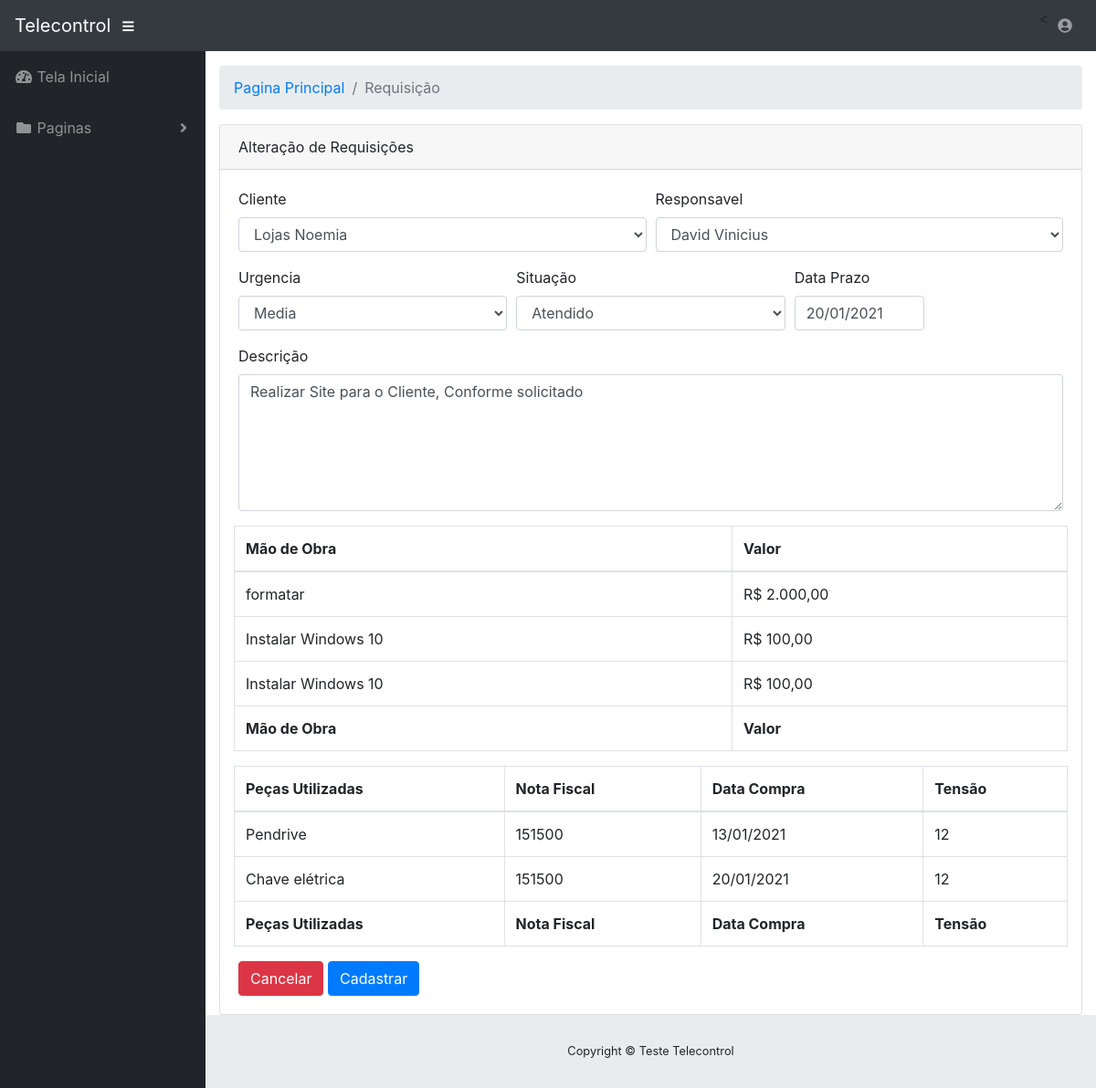
Before: /view/alteraRequisicao.php?id=1 (signed in) with the older database file.
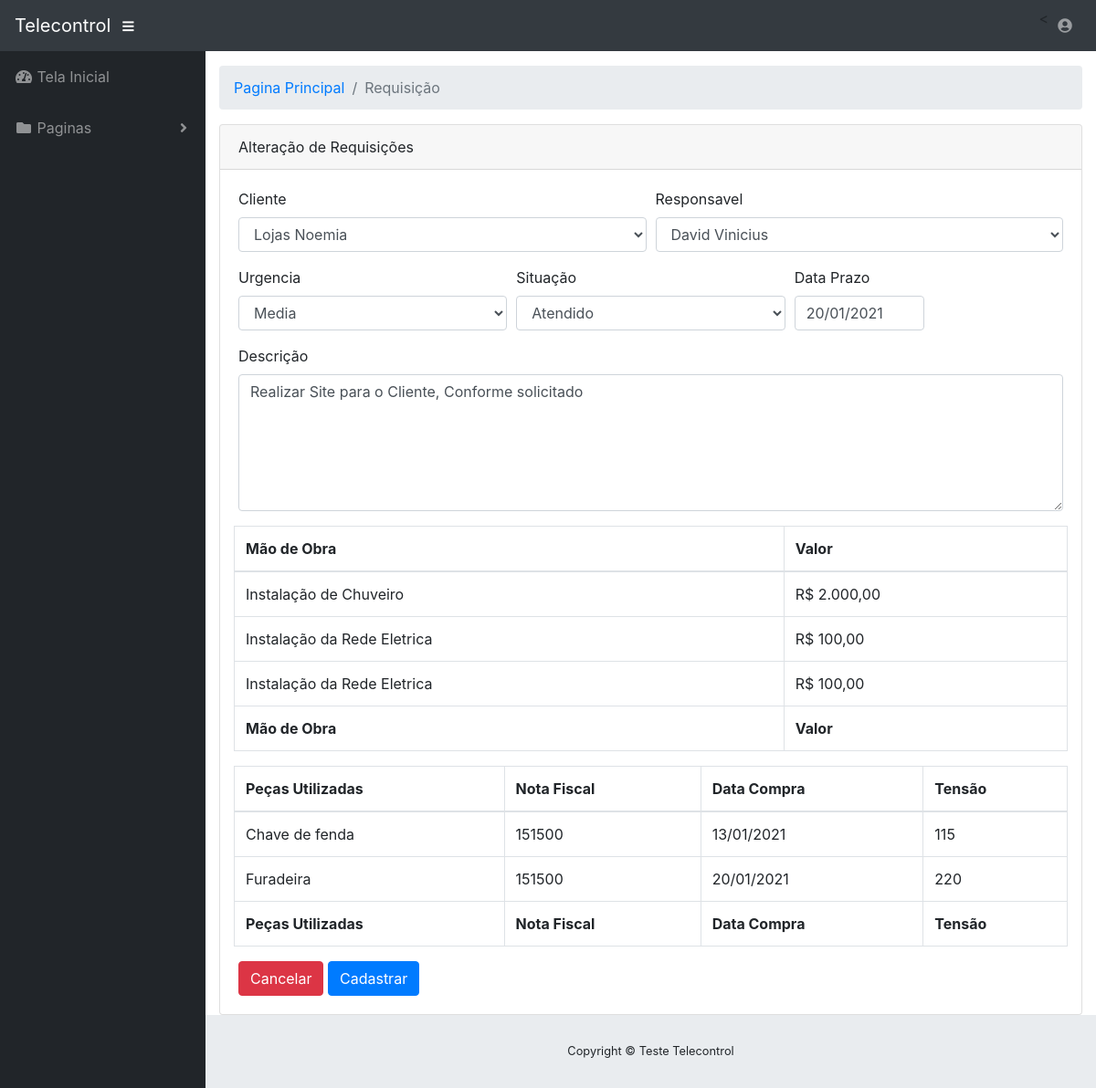
After: the same page with the newer database file.
### tables this page shows
CREATE TABLE IF NOT EXISTS `requisicao` (
  `id` int(11) NOT NULL AUTO_INCREMENT,
  `descricao` text DEFAULT NULL,
  `prazo` datetime DEFAULT NULL,
  `data_cadastro` datetime DEFAULT NULL,
  `id_situacao` int(11) DEFAULT NULL,
  `id_prioridade` int(11) DEFAULT NULL,
  `id_responsavel` int(11) NOT NULL,
  `id_cliente` int(11) NOT NULL,
  PRIMARY KEY (`id`),
  KEY `id_responsavel` (`id_responsavel`),
  KEY `id_prioridade` (`id_prioridade`),
  KEY `id_cliente` (`id_cliente`),
  KEY `id_situacao` (`id_situacao`)
);

CREATE TABLE IF NOT EXISTS `cliente` (
  `id` int(11) NOT NULL AUTO_INCREMENT,
  `nome` varchar(200) NOT NULL,
  `sobrenome` varchar(200) NOT NULL,
  `nome_social` varchar(200) NOT NULL,
  `cnpj` varchar(18) NOT NULL,
  `cpf` varchar(14) NOT NULL,
  `id_layout` varchar(200) NOT NULL,
  `valor` float NOT NULL,
  `descricao` text NOT NULL,
  `cidade` varchar(200) NOT NULL,
  `estado` varchar(200) NOT NULL,
  `endereco` varchar(200) NOT NULL,
  `bairro` varchar(200) NOT NULL,
  `referencia` varchar(200) NOT NULL,
  `cep` varchar(200) NOT NULL,
  `numero` varchar(200) NOT NULL,
  `email` varchar(200) NOT NULL,
  `telefone` varchar(14) NOT NULL,
  `celular` varchar(15) NOT NULL,
  PRIMARY KEY (`id`)
);

CREATE TABLE IF NOT EXISTS `usuario` (
  `id` int(11) NOT NULL AUTO_INCREMENT,
  `nome` varchar(50) DEFAULT NULL,
  `sobrenome` varchar(50) DEFAULT NULL,
  `email` varchar(50) DEFAULT NULL,
  `senha` varchar(50) DEFAULT NULL,
  `setor` int(11) DEFAULT NULL,
  `funcao` int(11) DEFAULT NULL,
  PRIMARY KEY (`id`),
  KEY `setor` (`setor`),
  KEY `funcao` (`funcao`)
);

CREATE TABLE IF NOT EXISTS `prioridade_requisicao` (
  `id` int(11) NOT NULL,
  `descricao` varchar(200) NOT NULL,
  PRIMARY KEY (`id`)
);

CREATE TABLE IF NOT EXISTS `situacao_requisicao` (
  `id` int(11) NOT NULL AUTO_INCREMENT,
  `descricao` varchar(50) NOT NULL,
  PRIMARY KEY (`id`)
);

CREATE TABLE IF NOT EXISTS `mao_de_obra` (
  `id` int(11) unsigned NOT NULL AUTO_INCREMENT,
  `descricao` varchar(120) NOT NULL DEFAULT '',
  `valor` float DEFAULT NULL,
  PRIMARY KEY (`id`)
);

CREATE TABLE IF NOT EXISTS `pecas_compradas` (
  `id` int(11) NOT NULL AUTO_INCREMENT,
  `descricao` varchar(120) NOT NULL,
  `nota_fiscal` varchar(50) NOT NULL,
  `data_compra` date NOT NULL,
  `tensao` varchar(50) NOT NULL DEFAULT '',
  PRIMARY KEY (`id`)
);

### model/Connection.php (called while the page is built, shortened)
<?php
class Connection{
	var $Server = "localhost";
	var $Username = "root";
	var $Password = "";
	var $Database = "site";
	function Conectar(){
		if(!($conectar = mysqli_connect($this->Server,$this->Username,$this->Password))){
			echo "Erro ao tentar abrir a conexão!";
		}else{
			if(!($con = mysqli_select_db($conectar,$this->Database))){
				echo "Erro ao selecionar o banco!";
			}
		}
		return $conectar;
	}
}
?>

### model/modelRequisicao.php (called while the page is built, shortened)
<?php
require_once('Connection.php');
class modelRequisicao{
	function __construct(){
		$objConnection = new Connection();
		$this->con = $objConnection->Conectar();
	}
	function getOneRequisicao($id){
		$requisicao = mysqli_query($this->con,"SELECT * FROM `requisicao` AS r WHERE r.id =".$id);
		for($i = 0; $array[$i] = mysqli_fetch_assoc($requisicao); $i++) ;
		return $array;
	}
	function getSituacoes(){
		$requisicao = mysqli_query($this->con,"SELECT * FROM situacao_requisicao");
		for($i = 0; $array[$i] = mysqli_fetch_assoc($requisicao); $i++) ;
		return $array;
	}
	function getPrioridade(){
		$requisicao = mysqli_query($this->con, "SELECT * FROM prioridade_requisicao");
		for($i = 0; $array[$i] = mysqli_fetch_assoc($requisicao); $i++) ;
		return $array;
	}
	function getUsuarios(){
		$requisicao = mysqli_query($this->con, "SELECT u.id,concat(u.nome,' ', u.sobrenome) as nome, u.email FROM usuario as u");
		for($i = 0; $array[$i] = mysqli_fetch_assoc($requisicao); $i++) ;
		return $array;
	}
	function getAllClientes(){
		$clientes = mysqli_query($this->con,"SELECT * FROM cliente");
		for($i = 0; $array[$i] = mysqli_fetch_assoc($clientes); $i++) ;
		return $array;
	}
	function getMDOVinculada($id){
		$MDO = mysqli_query($this->con,"SELECT m.descricao,m.valor
		FROM requisicao AS r
		LEFT JOIN pivot_mao_de_obra AS p ON p.id_requisicao = r.id
		LEFT JOIN mao_de_obra AS m ON m.id = p.id_mdo
		WHERE r.id=".$id);
		for($i = 0; $array[$i] = mysqli_fetch_assoc($MDO); $i++) ;
		return $array;
	}
	function getPecasVinculada($id){
		$pecas = mysqli_query($this->con,"SELECT pc.*
		FROM requisicao AS r
		LEFT JOIN pivot_pecas_compradas AS p ON p.id_requisicao = r.id
		LEFT JOIN pecas_compradas AS pc ON pc.id = p.id_pecas
		WHERE r.id = ".$id);
		for($i = 0; $array[$i] = mysqli_fetch_assoc($pecas); $i++) ;
		return $array;
	}
}
?>

### class/Requisicao.php (called while the page is built, shortened)
<?php
require_once('../model/modelRequisicao.php');
class Requisicao
{
	function __construct()
	{
		$objModelRequisicao = new modelRequisicao();
		$this->objModelRequisicao = $objModelRequisicao;
	}
	function getSituacoes()
	{
		$requisicao = $this->objModelRequisicao->getSituacoes();
		return $requisicao;
	}
	function getPrioridade()
	{
		$requisicao = $this->objModelRequisicao->getPrioridade();
		return $requisicao;
	}
	function getUsuarios()
	{
		$requisicao = $this->objModelRequisicao->getUsuarios();
		return $requisicao;
	}
	function getClientes()
	{
		$requisicao = $this->objModelRequisicao->getAllClientes();
		return $requisicao;
	}
	function getOneRequisicao()
	{
		$requisicao = $this->objModelRequisicao->getOneRequisicao($_GET['id']);
		return $requisicao;
	}
	function getMDOVinculada()
	{
		$requisicao = $this->objModelRequisicao->getMDOVinculada($_GET['id']);
		return $requisicao;
	}
	function getPecasVinculada()
	{
		$requisicao = $this->objModelRequisicao->getPecasVinculada($_GET['id']);
		return $requisicao;
	}
}

### view/alteraRequisicao.php (the view, shortened to what this page needs)
<?php
require_once('../class/Requisicao.php');
$objRequisicao = new Requisicao();
$situacoes = $objRequisicao->getSituacoes();
$prioridade = $objRequisicao->getPrioridade();
$clientes = $objRequisicao->getClientes();
$usuarios = $objRequisicao->getUsuarios();
$requisicao = $objRequisicao->getOneRequisicao();
$MDO = $objRequisicao->getMDOVinculada();
$pecas = $objRequisicao->getPecasVinculada();
?>
<!DOCTYPE html>
<html lang="en">
<head>
  <link href="../vendor/bootstrap/css/bootstrap.min.css" rel="stylesheet">
  <link href="../vendor/fontawesome-free/css/all.min.css" rel="stylesheet" type="text/css">
  <link href="../vendor/datatables/dataTables.bootstrap4.css" rel="stylesheet">
  <link href="../css/sb-admin.css" rel="stylesheet">
</head>
<body id="page-top">
  <nav class="navbar navbar-expand navbar-dark bg-dark static-top">
    <a class="navbar-brand mr-1" href="telaInicio.php">Telecontrol</a>
    <button class="btn btn-link btn-sm text-white order-1 order-sm-0" id="sidebarToggle" href="#">
      <i class="fas fa-bars"></i>
    </button>
    <ul class="navbar-nav ml-auto ml-md-0">
      < <li class="nav-item dropdown no-arrow">
        <a class="nav-link dropdown-toggle" href="#" id="userDropdown" role="button" data-toggle="dropdown" aria-haspopup="true" aria-expanded="false">
          <i class="fas fa-user-circle fa-fw"></i>
        </a>
        </li>
    </ul>
  </nav>
  <div id="wrapper">
    <ul class="sidebar navbar-nav">
      <li class="nav-item">
        <a class="nav-link" href="telaInicio.php">
          <i class="fas fa-fw fa-tachometer-alt"></i>
          <span>Tela Inicial</span>
        </a>
      </li>
      <li class="nav-item dropdown">
        <a class="nav-link dropdown-toggle" href="#" id="pagesDropdown" role="button" data-toggle="dropdown" aria-haspopup="true" aria-expanded="false">
          <i class="fas fa-fw fa-folder"></i>
          <span>Paginas</span>
        </a>
      </li>
    </ul>
    <div id="content-wrapper">
      <div class="container-fluid">
        <ol class="breadcrumb">
          <li class="breadcrumb-item">
            <a href="telaInicio.php">Pagina Principal</a>
          </li>
          <li class="breadcrumb-item active">Requisição</li>
        </ol>
        <div class="card mx-auto">
          <div class="card-header">Alteração de Requisições</div>
          <div class="card-body">
            <form action="" method="POST">
              <div class="form-row">
                <div class="form-group col-md-6">
                  <label for="cliente">Cliente</label>
                  <select id="cliente" name="cliente" class="form-control">
                    <?php foreach ($clientes  as  $row) {
                      if (!empty($row['id'])) {
                    ?>
                        <option <?= ($requisicao[0]['id_cliente'] == $row['id'] ? 'selected' : '') ?> value="<?= $row['id']; ?>"><?= $row['nome_social']; ?></option>
                    <?php
                      }
                    } ?>
                  </select>
                </div>
                <div class="form-group col-md-6">
                  <label for="responsavel">Responsavel</label>
                  <select id="responsavel" name="responsavel" class="form-control">
                    <?php foreach ($usuarios as  $row) {
                      if (!empty($row['id'])) {
                    ?>
                        <option <?= ($requisicao[0]['id_responsavel'] == $row['id'] ? 'selected' : '') ?> value="<?= $row['id']; ?>"><?= $row['nome']; ?></option>
                    <?php
                      }
                    } ?>
                  </select>
                </div>
                <div class="form-group col-md-4">
                  <label for="urgencia">Urgencia</label>
                  <select id="urgencia" name="urgencia" class="form-control">
                    <?php foreach ($prioridade as  $row) {
                      if (!empty($row['id'])) {
                    ?>
                        <option <?= ($requisicao[0]['id_prioridade'] == $row['id'] ? 'selected' : '') ?> value="<?= $row['id']; ?>"><?= $row['descricao']; ?></option>
                    <?php
                      }
                    } ?>
                  </select>
                </div>
                <div class="form-group col-md-4">
                  <label for="situacao">Situação</label>
                  <select id="situacao" name="situacao" class="form-control">
                    <?php foreach ($situacoes as  $row) {
                      if (!empty($row['id'])) {
                    ?>
                        <option <?= ($requisicao[0]['id_situacao'] == $row['id'] ? 'selected' : '') ?> value="<?= $row['id']; ?>"><?= $row['descricao']; ?></option>
                    <?php
                      }
                    } ?>
                  </select>
                </div>
                <div class="form-group col-md-2">
                  <label for="data">Data Prazo</label>
                  <input type="text" class="form-control" value='<?= date('d/m/Y', strtotime($requisicao[0]['data_cadastro'])) ?>' id="data" placeholder="Data Prazo" name="data">
                </div>
                <div class="form-group col-md-12">
                  <label for="descricao">Descrição</label>
                  <textarea style="min-height: 150px;" type="text" class="form-control" id="descricao" placeholder="Descrição" name="descricao"><?= $requisicao[0]['descricao'] ?></textarea>
                </div>
                <div class="table-responsive">
                  <table class="table table-bordered" id="" width="100%" cellspacing="0">
                    <thead>
                      <tr>
                        <th>Mão de Obra</th>
                        <th>Valor</th>
                      </tr>
                    </thead>
                    <tfoot>
                      <tr>
                        <th>Mão de Obra</th>
                        <th>Valor</th>
                      </tr>
                    </tfoot>
                    <tbody>
                      <?php foreach ($MDO as  $row) {
                        if (!empty($row['descricao'])) {
                      ?>
                          <tr>
                            <td><?= $row['descricao']; ?></td>
                            <td>R$ <?= number_format($row['valor'], 2, ',', '.'); ?></td>
                          </tr>
                      <?php
                        }
                      } ?>
                    </tbody>
                  </table>
                </div>
                <div class="table-responsive">
                  <table class="table table-bordered" id="" width="100%" cellspacing="0">
                    <thead>
                      <tr>
                        <th>Peças Utilizadas</th>
                        <th>Nota Fiscal</th>
                        <th>Data Compra</th>
                        <th>Tensão</th>
                      </tr>
                    </thead>
                    <tfoot>
                      <tr>
                        <th>Peças Utilizadas</th>
                        <th>Nota Fiscal</th>
                        <th>Data Compra</th>
                        <th>Tensão</th>
                      </tr>
                    </tfoot>
                    <tbody>
                      <?php foreach ($pecas as  $row) {
                        if (!empty($row['descricao'])) {
                      ?>
                          <tr>
                            <td><?= $row['descricao']; ?></td>
                            <td><?= $row['nota_fiscal']; ?></td>
                            <td><?= date('d/m/Y',strtotime($row['data_compra'])); ?></td>
                            <td><?= $row['tensao']; ?></td>
                          </tr>
                      <?php
                        }
                      } ?>
                    </tbody>
                  </table>
                </div>
              </div>
              <button type="reset" class="btn btn-danger">Cancelar</button>
              <input type="submit" name="Enviar" class="btn btn-primary" value="Cadastrar">
            </form>
          </div>
        </div>
      </div>
      <footer class="sticky-footer">
        <div class="container my-auto">
          <div class="copyright text-center my-auto">
            <span>Copyright © Teste  Telecontrol</span>
          </div>
        </div>
      </footer>
    </div>
  </div>
</body>
</html>

### css/sb-admin.css (style rules this page uses)
html { position: relative; min-height: 100%; }
body { height: 100%; }
#wrapper { display: -webkit-box; display: -ms-flexbox; display: flex; }
#wrapper #content-wrapper { overflow-x: hidden; width: 100%; padding-top: 1rem; padding-bottom: 80px; }
.navbar-nav .nav-item.dropdown .dropdown-toggle::after { width: 1rem; text-align: center; float: right; vertical-align: 0; border: 0; font-weight: 900; content: '\f105'; font-family: 'Font Awesome 5 Free'; }
.navbar-nav .nav-item.dropdown.no-arrow .dropdown-toggle::after { display: none; }
.sidebar { width: 90px !important; background-color: #212529; min-height: calc(100vh - 56px); }
.sidebar .nav-item .nav-link { text-align: center; padding: 0.75rem 1rem; width: 90px; }
.sidebar .nav-item .nav-link span { font-size: 0.65rem; display: block; }
.sidebar .nav-item.dropdown .dropdown-toggle::after { display: none; }
.sidebar .nav-item .nav-link { color: rgba(255, 255, 255, 0.5); }
@media (min-width: 768px) { .sidebar { width: 225px !important; } }
@media (min-width: 768px) { .sidebar .nav-item .nav-link { display: block; width: 100%; text-align: left; padding: 1rem; width: 225px; } }
@media (min-width: 768px) { .sidebar .nav-item .nav-link span { font-size: 1rem; display: inline; } }
@media (min-width: 768px) { .sidebar .nav-item.dropdown .dropdown-toggle::after { display: block; } }
:root { --input-padding-x: 0.75rem; --input-padding-y: 0.75rem; }
footer.sticky-footer { display: -webkit-box; display: -ms-flexbox; display: flex; position: absolute; right: 0; bottom: 0; width: calc(100% - 90px); height: 80px; background-color: #e9ecef; }
footer.sticky-footer .copyright { line-height: 1; font-size: 0.8rem; }
@media (min-width: 768px) { footer.sticky-footer { width: calc(100% - 225px); } }

Changed rows visible on the page:
changed mao_de_obra: descricao "formatar" → "Instalação de Chuveiro"
changed mao_de_obra: descricao "Instalar Windows 10" → "Instalação da Rede Eletrica"
changed pecas_compradas: descricao "Pendrive" → "Chave de fenda"; tensao "12" → "115"
changed pecas_compradas: descricao "Chave elétrica" → "Furadeira"; tensao "12" → "220"
